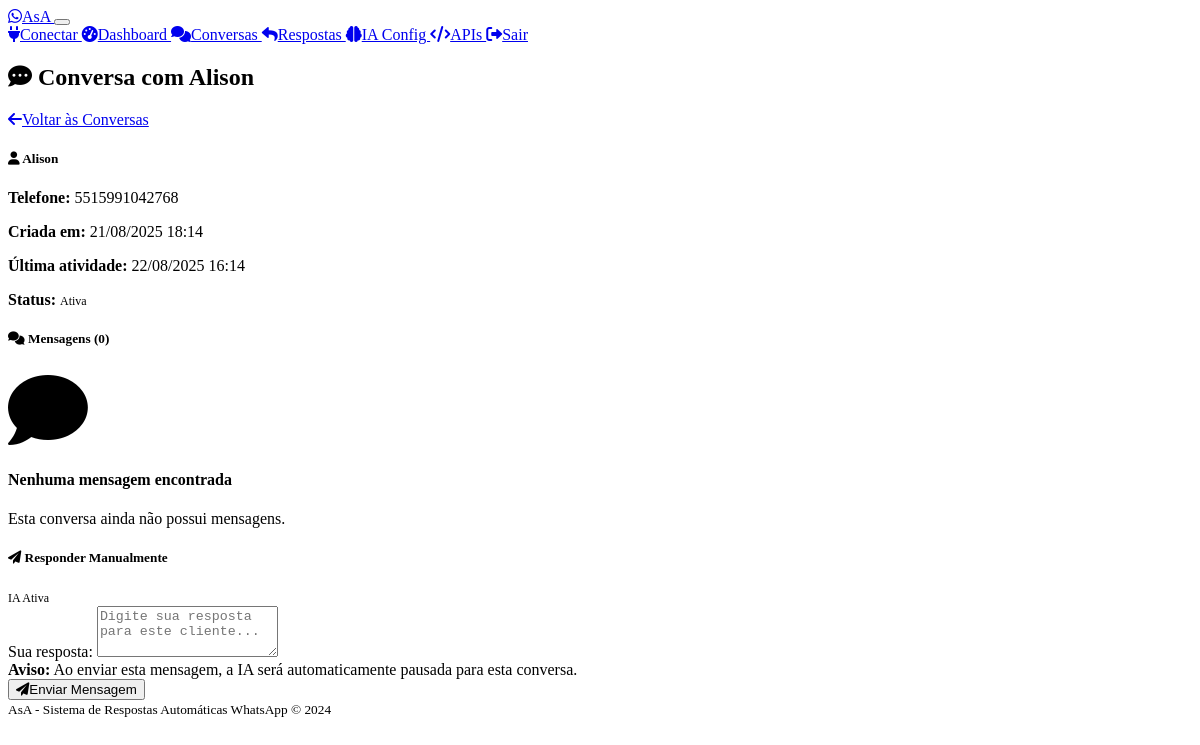
The page /admin/conversation/1 (signed in) on the database its author committed.
### models.py (models this page shows)
class Conversation(db.Model):
    id = db.Column(db.Integer, primary_key=True)
    phone_number = db.Column(db.String(20), nullable=False)
    contact_name = db.Column(db.String(100))
    created_at = db.Column(db.DateTime, default=datetime.utcnow)
    updated_at = db.Column(db.DateTime, default=datetime.utcnow, onupdate=datetime.utcnow)
    is_active = db.Column(db.Boolean, default=True)
    ai_paused = db.Column(db.Boolean, default=False)  # True when human takes over
    paused_at = db.Column(db.DateTime)  # When AI was paused
    messages = db.relationship('Message', backref='conversation', lazy=True, cascade='all, delete-orphan')

### routes.py (the view)
    def decorated_function(*args, **kwargs):
        if not session.get('admin_logged_in'):
            return redirect(url_for('admin_login'))
        return f(*args, **kwargs)

### routes.py (called while the page is built)
def admin_required(f):
    def decorated_function(*args, **kwargs):
        if not session.get('admin_logged_in'):
            return redirect(url_for('admin_login'))
        return f(*args, **kwargs)
    decorated_function.__name__ = f.__name__
    return decorated_function

@app.route('/admin/conversation/<int:conversation_id>')
@admin_required
def view_conversation(conversation_id):
    conversation = Conversation.query.get_or_404(conversation_id)
    messages = Message.query.filter_by(
        conversation_id=conversation_id
    ).order_by(Message.timestamp.asc()).all()
    return render_template('conversation_detail.html',
                         conversation=conversation, messages=messages)

@app.context_processor
def inject_admin_status():
    return {'admin_logged_in': session.get('admin_logged_in', False)}

### templates/conversation_detail.html (shortened to what this page needs)
{% extends "base.html" %}
{% block content %}
<div class="d-flex justify-content-between align-items-center mb-4">
    <h2>
        <i class="fas fa-comment-dots me-2"></i>
        Conversa com {{ conversation.contact_name or 'Contato' }}
    </h2>
    <a href="{{ url_for('admin_conversations') }}" class="btn btn-outline-secondary">
        <i class="fas fa-arrow-left me-2"></i>Voltar às Conversas
    </a>
</div>
<div class="card mb-4">
    <div class="card-body">
        <div class="row">
            <div class="col-md-6">
                <h5 class="card-title">
                    <i class="fas fa-user me-2"></i>
                    {{ conversation.contact_name or 'Sem nome' }}
                </h5>
                <p class="card-text">
                    <strong>Telefone:</strong>
                    <span class="font-monospace">{{ conversation.phone_number }}</span>
                </p>
            </div>
            <div class="col-md-6">
                <p class="card-text">
                    <strong>Criada em:</strong>
                    {{ conversation.created_at.strftime('%d/%m/%Y %H:%M') }}
                </p>
                <p class="card-text">
                    <strong>Última atividade:</strong>
                    {{ conversation.updated_at.strftime('%d/%m/%Y %H:%M') }}
                </p>
                <p class="card-text">
                    <strong>Status:</strong>
                    {% if conversation.is_active %}
                        <span class="badge bg-success">Ativa</span>
                    {% else %}
                        <span class="badge bg-secondary">Inativa</span>
                    {% endif %}
                </p>
            </div>
        </div>
    </div>
</div>
<div class="card">
    <div class="card-header">
        <h5 class="mb-0">
            <i class="fas fa-comments me-2"></i>
            Mensagens ({{ messages|length }})
        </h5>
    </div>
    <div class="card-body">
        {% if messages %}
            <div class="chat-container" style="max-height: 600px; overflow-y: auto;">
                {% for message in messages %}
                <div class="message-item mb-3 {% if message.is_from_user %}message-user{% else %}message-system{% endif %}">
                    <div class="row">
                        <div class="col-{% if message.is_from_user %}8{% else %}8 offset-4{% endif %}">
                            <div class="card {% if message.is_from_user %}bg-primary{% else %}bg-secondary{% endif %}">
                                <div class="card-body py-2">
                                    <div class="d-flex justify-content-between align-items-start">
                                        <div class="message-content flex-grow-1">
                                            {{ message.content }}
                                        </div>
                                        <small class="text-{% if message.is_from_user %}light{% else %}muted{% endif %} ms-2">
                                            <i class="fas fa-{% if message.is_from_user %}user{% else %}robot{% endif %} me-1"></i>
                                        </small>
                                    </div>
                                    <div class="message-timestamp">
                                        <small class="text-{% if message.is_from_user %}light{% else %}muted{% endif %}">
                                            {{ message.timestamp.strftime('%d/%m/%Y %H:%M:%S') }}
                                        </small>
                                    </div>
                                </div>
                            </div>
                        </div>
                    </div>
                </div>
                {% endfor %}
            </div>
        {% else %}
            <div class="text-center py-5">
                <i class="fas fa-comment fa-5x text-muted mb-4"></i>
                <h4>Nenhuma mensagem encontrada</h4>
                <p class="text-muted">Esta conversa ainda não possui mensagens.</p>
            </div>
        {% endif %}
    </div>
</div>
<div class="card mt-4">
    <div class="card-header">
        <div class="d-flex justify-content-between align-items-center">
            <h5 class="mb-0">
                <i class="fas fa-paper-plane me-2"></i>
                Responder Manualmente
            </h5>
            {% if conversation.ai_paused %}
                <span class="badge bg-warning">IA Pausada</span>
            {% else %}
                <span class="badge bg-info">IA Ativa</span>
            {% endif %}
        </div>
    </div>
    <div class="card-body">
        <form action="{{ url_for('send_manual_message', conversation_id=conversation.id) }}" method="POST">
            <div class="mb-3">
                <label for="message_text" class="form-label">Sua resposta:</label>
                <textarea class="form-control" id="message_text" name="message_text" rows="3"
                          placeholder="Digite sua resposta para este cliente..." required></textarea>
                <div class="form-text">
                    {% if not conversation.ai_paused %}
                        <strong>Aviso:</strong> Ao enviar esta mensagem, a IA será automaticamente pausada para esta conversa.
                    {% endif %}
                </div>
            </div>
            <div class="d-flex gap-2">
                <button type="submit" class="btn btn-primary">
                    <i class="fas fa-paper-plane me-2"></i>Enviar Mensagem
                </button>
            </div>
        </form>
    </div>
</div>
{% endblock %}

### static/css/custom.css (style rules this page uses)
:root { --asa-primary: #25d366; --asa-secondary: #128c7e; --asa-accent: #075e54; --asa-light: #dcf8c6; }
.badge { font-size: 0.75em; font-weight: 500; }

### rows shown on the page
Conversation: contact_name "Alison", phone_number "5515991042768", created_at "21/08/2025 18:14", updated_at "22/08/2025 16:14"

### other values the page prints
{{ messages|length }} "0"
